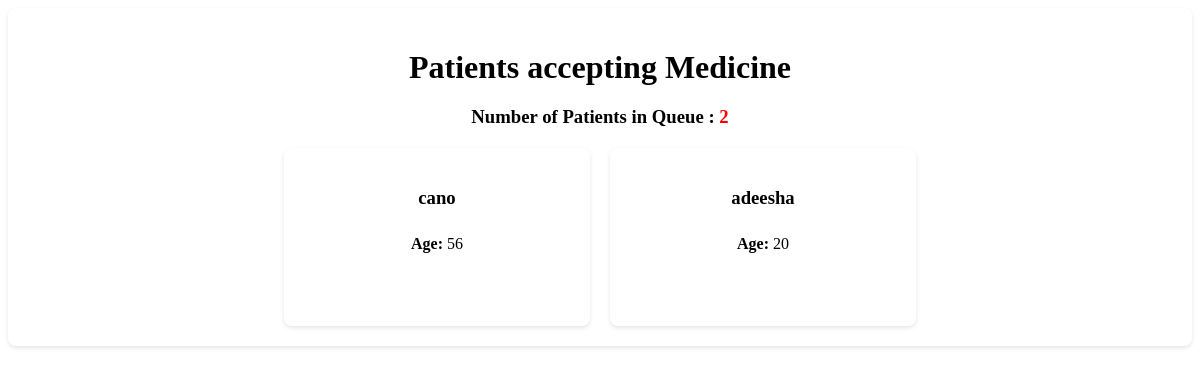
The app's page /pharmasist/produce-list.php, older data.
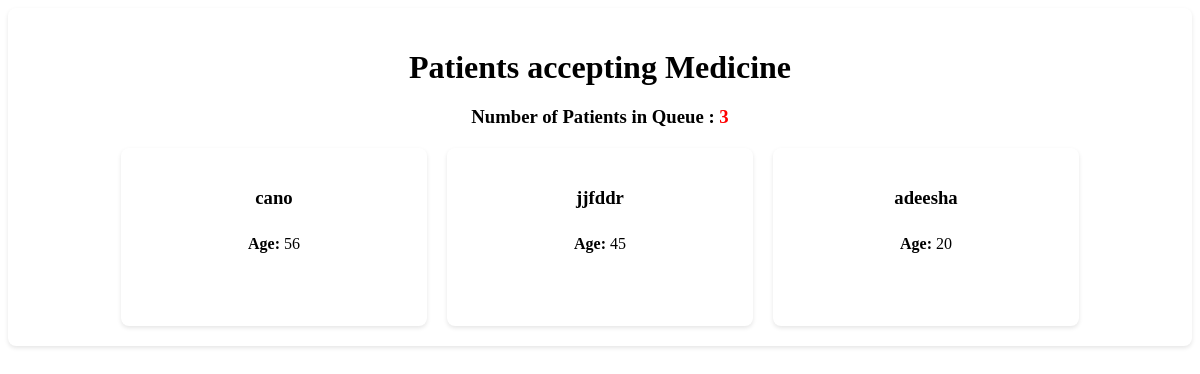
The same page, newer data.
### tables this page shows
CREATE TABLE IF NOT EXISTS `patients_details` (
  `id` int NOT NULL AUTO_INCREMENT,
  `patients_id` int DEFAULT NULL,
  `age` int DEFAULT NULL,
  `reception_id` varchar(50) DEFAULT NULL,
  `symptoms` text,
  `medical_report` text,
  `Prescriptions` text,
  `Prescriptions_date` datetime DEFAULT NULL,
  `doctor_id` varchar(50) DEFAULT NULL,
  `symptoms_date` datetime DEFAULT NULL,
  `medicine_status` varchar(50) DEFAULT 'pending',
  PRIMARY KEY (`id`),
  KEY `FK_patients_details_register_patients` (`patients_id`),
  KEY `FK_patients_details_register_reception` (`reception_id`),
  KEY `FK_patients_details_registered_doctor` (`doctor_id`),
  CONSTRAINT `FK_patients_details_register_patients` FOREIGN KEY (`patients_id`) REFERENCES `registered_patients` (`p_id`),
  CONSTRAINT `FK_patients_details_register_reception` FOREIGN KEY (`reception_id`) REFERENCES `registered_reception` (`id_num`),
  CONSTRAINT `FK_patients_details_registered_doctor` FOREIGN KEY (`doctor_id`) REFERENCES `registered_doctor` (`id_num`)
);

CREATE TABLE IF NOT EXISTS `registered_patients` (
  `p_id` int NOT NULL AUTO_INCREMENT,
  `name` varchar(50) DEFAULT NULL,
  `mobile` varchar(12) DEFAULT NULL,
  `email` varchar(50) DEFAULT NULL,
  `id_num` varchar(20) DEFAULT NULL,
  `address` text,
  `age` int DEFAULT NULL,
  `register_date` datetime DEFAULT NULL,
  `reception_id` varchar(50) DEFAULT NULL,
  PRIMARY KEY (`p_id`),
  KEY `FK_register_patients_register_reception` (`reception_id`),
  CONSTRAINT `FK_register_patients_register_reception` FOREIGN KEY (`reception_id`) REFERENCES `registered_reception` (`id_num`)
);

### connection.php (called while the page is built, shortened)
<?php
class Database
{
    public static $connection;
    public static function SetUpConnection()
    {
        if (!isset(Database::$connection)) {
            Database::$connection = new mysqli("localhost", "root", "Chalithac*#3031", "healthcare", "3306");
        }
    }
    public static function search($q)
    {
        return Database::$connection->query($q);
    }
}

### pharmasist/produce-list.php (the view, shortened to what this page needs)
<head>
</head>
<?php
require_once "../connection.php";
$totalResultSet = Database::search("SELECT COUNT(*) AS total FROM `patients_details`
WHERE `Prescriptions` != '' AND `medicine_status` = 'pending' ");
$totalRow = $totalResultSet->fetch_assoc();
$totalPatients = $totalRow['total'];
?>
<body>
    <div class="container">
        <h1>Patients accepting Medicine</h1>
        <div class="queue-info">
            <h3>Number of Patients in Queue : <span style="color: red; font-weight: 900;" id="queueCount"><?php echo $totalPatients ?></span></h3>
        </div>
        <div class="patient-cards">
<?php
        $patiientResultSet = Database::search("SELECT  `patients_details`.`id` AS `pid`, `registered_patients`.`name` AS `name`,`patients_details`.`age` AS `age`
        FROM `patients_details`
        INNER JOIN  `registered_patients` ON `registered_patients`.`p_id` = `patients_details`.`patients_id`
        WHERE `patients_details`.`Prescriptions` != '' AND `patients_details`.`medicine_status`  = 'pending'   LIMIT 8");
            $numRows = $patiientResultSet->num_rows;
            if ($numRows > 0) {
                while ($patientDetails = $patiientResultSet->fetch_assoc()) {
            ?>
            <div class="patient-card">
                        <h3><?php echo $patientDetails["name"] ?></h3>
                        <p><strong>Age:</strong> <?php echo $patientDetails["age"] ?></p>
                        <button class="examine-btn" onclick="examinePatient(<?php echo $patientDetails['pid'] ?>)">Produce</button>
                    </div>
            <?php
                }
            }
            ?>
        </div>
    </div>
</body>

Row changes from the older to the newer data that the page shows:
now on this page (row edited): patients_details: patients.name "jjfddr", age "45"
Text that changed along with them:
$totalPatients: "2" → "3"
